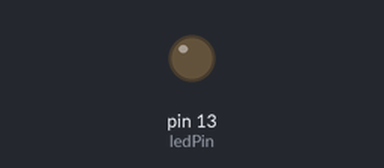
A sketch run on a simulated Arduino Uno, built with avr-gcc and run on an emulated ATmega328P. Shown: output pins drawn as LEDs (lit = HIGH).

Above: at 0.8 s.
At 2.74 s:
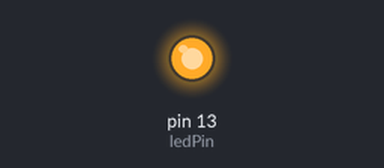
Timing chart, 0 to 3.0 s (numbered marks = the images above):
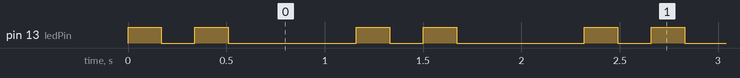

Measured:
- by itself, pin 13 (ledPin): repeats every 1.2 s: LOW 0.17 s, HIGH 0.17 s, LOW 0.65 s, HIGH 0.17 s
- by itself, everything shown: repeats every 1.2 s, in 4 steps

The sketch:

1_LED_Blink.ino
```cpp
const int ledPin = 13;

void setup() {
  // put your setup code here, to run once:
  pinMode(ledPin, OUTPUT);
}

void loop() {
  // put your main code here, to run repeatedly:
  digitalWrite(ledPin, HIGH);
  delay(170);
  digitalWrite(ledPin, LOW);
  delay(170);
  digitalWrite(ledPin, HIGH);
  delay(170);
  digitalWrite(ledPin, LOW);
  delay(650);
}
```
